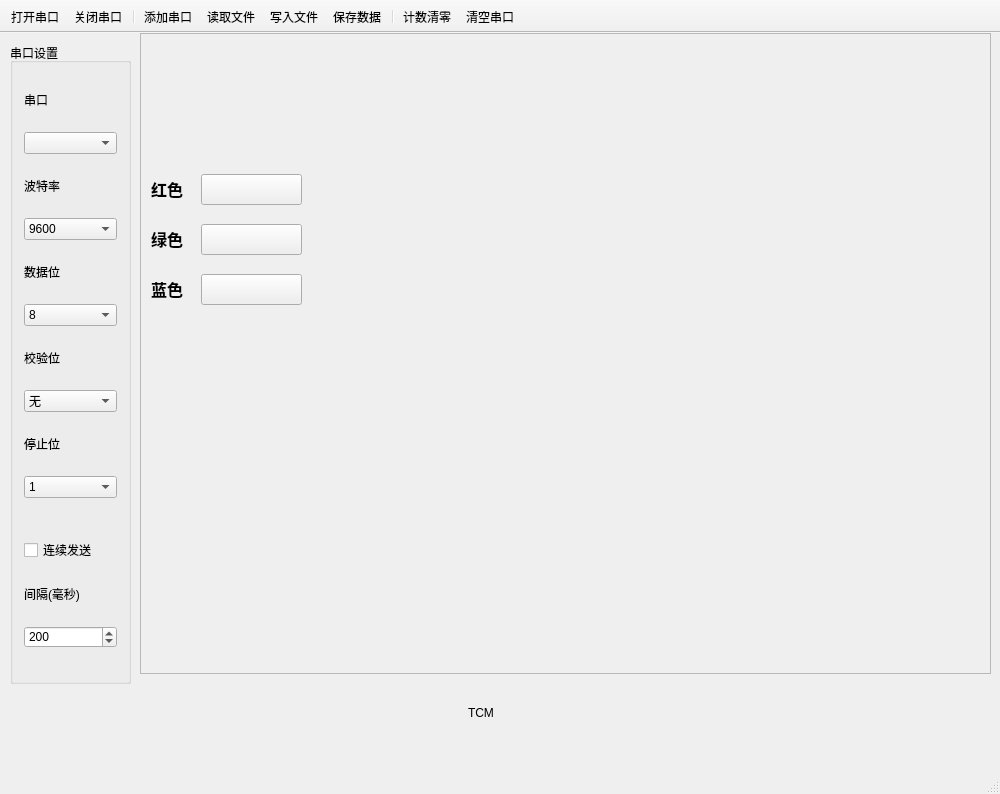
<?xml version="1.0" encoding="UTF-8"?>
<ui version="4.0">
 <class>MainWindow</class>
 <widget class="QMainWindow" name="MainWindow">
  <property name="enabled">
   <bool>true</bool>
  </property>
  <property name="geometry">
   <rect>
    <x>0</x>
    <y>0</y>
    <width>1000</width>
    <height>794</height>
   </rect>
  </property>
  <property name="minimumSize">
   <size>
    <width>820</width>
    <height>580</height>
   </size>
  </property>
  <property name="font">
   <font>
    <family>Times New Roman</family>
    <pointsize>9</pointsize>
   </font>
  </property>
  <property name="cursor">
   <cursorShape>PointingHandCursor</cursorShape>
  </property>
  <property name="contextMenuPolicy">
   <enum>Qt::NoContextMenu</enum>
  </property>
  <property name="windowTitle">
   <string>QCom串口调试助手 1.0</string>
  </property>
  <property name="styleSheet">
   <string notr="true">QDialog{background:rgb(229, 255, 239)}
QStatusBar{background:url(:/images/header.bmp)}
QPushButton{background:url(:/images/header.bmp)}
QLCDNumber{background:url(:/images/lcd.bmp)}








</string>
  </property>
  <property name="iconSize">
   <size>
    <width>16</width>
    <height>16</height>
   </size>
  </property>
  <property name="toolButtonStyle">
   <enum>Qt::ToolButtonTextBesideIcon</enum>
  </property>
  <property name="animated">
   <bool>true</bool>
  </property>
  <widget class="QWidget" name="centralWidget">
   <widget class="QStackedWidget" name="stackedWidget">
    <property name="geometry">
     <rect>
      <x>140</x>
      <y>0</y>
      <width>851</width>
      <height>641</height>
     </rect>
    </property>
    <property name="layoutDirection">
     <enum>Qt::LeftToRight</enum>
    </property>
    <property name="frameShape">
     <enum>QFrame::StyledPanel</enum>
    </property>
    <property name="currentIndex">
     <number>1</number>
    </property>
    <widget class="QWidget" name="ProPage">
     <property name="toolTipDuration">
      <number>1</number>
     </property>
     <widget class="QWidget" name="widget_2" native="true">
      <property name="geometry">
       <rect>
        <x>0</x>
        <y>0</y>
        <width>851</width>
        <height>641</height>
       </rect>
      </property>
      <widget class="QGroupBox" name="groupBox_2">
       <property name="geometry">
        <rect>
         <x>20</x>
         <y>10</y>
         <width>791</width>
         <height>511</height>
        </rect>
       </property>
       <property name="styleSheet">
        <string notr="true"/>
       </property>
       <property name="title">
        <string>接收数据</string>
       </property>
       <property name="flat">
        <bool>true</bool>
       </property>
       <widget class="QFrame" name="frame_3">
        <property name="geometry">
         <rect>
          <x>11</x>
          <y>27</y>
          <width>771</width>
          <height>51</height>
         </rect>
        </property>
        <property name="styleSheet">
         <string notr="true"/>
        </property>
        <property name="frameShape">
         <enum>QFrame::WinPanel</enum>
        </property>
        <property name="frameShadow">
         <enum>QFrame::Raised</enum>
        </property>
        <property name="lineWidth">
         <number>1</number>
        </property>
        <property name="midLineWidth">
         <number>0</number>
        </property>
        <layout class="QHBoxLayout" name="horizontalLayout">
         <item>
          <widget class="QRadioButton" name="ccradioButton">
           <property name="toolTip">
            <string>&lt;html&gt;&lt;head/&gt;&lt;body&gt;&lt;p&gt;以字符方式显示数据&lt;/p&gt;&lt;/body&gt;&lt;/html&gt;</string>
           </property>
           <property name="text">
            <string>字符形式显示</string>
           </property>
           <property name="checked">
            <bool>true</bool>
           </property>
          </widget>
         </item>
         <item>
          <widget class="QRadioButton" name="chradioButton">
           <property name="toolTip">
            <string>&lt;html&gt;&lt;head/&gt;&lt;body&gt;&lt;p&gt;以十六进制方式显示数据&lt;/p&gt;&lt;/body&gt;&lt;/html&gt;</string>
           </property>
           <property name="text">
            <string>十六进制形式显示</string>
           </property>
          </widget>
         </item>
         <item>
          <widget class="QLCDNumber" name="recvbyteslcdNumber">
           <property name="sizePolicy">
            <sizepolicy hsizetype="Preferred" vsizetype="Minimum">
             <horstretch>0</horstretch>
             <verstretch>0</verstretch>
            </sizepolicy>
           </property>
           <property name="toolTip">
            <string>已接收字节数</string>
           </property>
           <property name="styleSheet">
            <string notr="true"/>
           </property>
          </widget>
         </item>
         <item>
          <widget class="QPushButton" name="clearUpBtn">
           <property name="minimumSize">
            <size>
             <width>0</width>
             <height>23</height>
            </size>
           </property>
           <property name="maximumSize">
            <size>
             <width>100</width>
             <height>23</height>
            </size>
           </property>
           <property name="text">
            <string>清空显示</string>
           </property>
           <property name="icon">
            <iconset resource="images.qrc">
             <normaloff>:/images/edit-clear.png</normaloff>:/images/edit-clear.png</iconset>
           </property>
          </widget>
         </item>
        </layout>
       </widget>
       <widget class="QTextBrowser" name="textBrowser">
        <property name="geometry">
         <rect>
          <x>11</x>
          <y>83</y>
          <width>771</width>
          <height>421</height>
         </rect>
        </property>
       </widget>
       <widget class="QWidget" name="widget" native="true">
        <property name="geometry">
         <rect>
          <x>-20</x>
          <y>200</y>
          <width>851</width>
          <height>631</height>
         </rect>
        </property>
       </widget>
       <zorder>frame_3</zorder>
       <zorder>textBrowser</zorder>
       <zorder>stackedWidget_2</zorder>
       <zorder>stackedWidget_2</zorder>
       <zorder>stackedWidget_2</zorder>
       <zorder>stackedWidget_2</zorder>
       <zorder>widget</zorder>
       <zorder>widget</zorder>
      </widget>
      <widget class="QGroupBox" name="groupBox_4">
       <property name="geometry">
        <rect>
         <x>20</x>
         <y>520</y>
         <width>771</width>
         <height>131</height>
        </rect>
       </property>
       <property name="styleSheet">
        <string notr="true"/>
       </property>
       <property name="title">
        <string>发送数据</string>
       </property>
       <property name="flat">
        <bool>true</bool>
       </property>
       <layout class="QHBoxLayout" name="horizontalLayout_2">
        <item>
         <widget class="QCheckBox" name="sendAsHexcheckBox">
          <property name="toolTip">
           <string>&lt;html&gt;&lt;head/&gt;&lt;body&gt;&lt;p&gt;以十六进制方式发送数据（默认为字符方式）&lt;/p&gt;&lt;/body&gt;&lt;/html&gt;</string>
          </property>
          <property name="text">
           <string>十六进制发送</string>
          </property>
         </widget>
        </item>
        <item>
         <widget class="QLineEdit" name="sendMsgLineEdit">
          <property name="maxLength">
           <number>10000</number>
          </property>
          <property name="dragEnabled">
           <bool>false</bool>
          </property>
         </widget>
        </item>
        <item>
         <widget class="QPushButton" name="sendmsgBtn">
          <property name="minimumSize">
           <size>
            <width>0</width>
            <height>23</height>
           </size>
          </property>
          <property name="maximumSize">
           <size>
            <width>100</width>
            <height>23</height>
           </size>
          </property>
          <property name="text">
           <string>发送</string>
          </property>
          <property name="icon">
           <iconset resource="images.qrc">
            <normaloff>:/images/send.png</normaloff>:/images/send.png</iconset>
          </property>
          <property name="autoDefault">
           <bool>false</bool>
          </property>
          <property name="default">
           <bool>false</bool>
          </property>
         </widget>
        </item>
       </layout>
      </widget>
     </widget>
    </widget>
    <widget class="QWidget" name="MainWidget">
     <widget class="QPushButton" name="RED_pushButton">
      <property name="enabled">
       <bool>true</bool>
      </property>
      <property name="geometry">
       <rect>
        <x>60</x>
        <y>140</y>
        <width>101</width>
        <height>31</height>
       </rect>
      </property>
      <property name="palette">
       <palette>
        <active/>
        <inactive/>
        <disabled/>
       </palette>
      </property>
      <property name="acceptDrops">
       <bool>false</bool>
      </property>
      <property name="autoFillBackground">
       <bool>false</bool>
      </property>
      <property name="styleSheet">
       <string notr="true">
border-image: url(:/new/prefix1/images/color/RED.png);
</string>
      </property>
      <property name="text">
       <string/>
      </property>
      <property name="autoDefault">
       <bool>false</bool>
      </property>
      <property name="flat">
       <bool>false</bool>
      </property>
     </widget>
     <widget class="QLabel" name="label_7">
      <property name="geometry">
       <rect>
        <x>10</x>
        <y>140</y>
        <width>51</width>
        <height>31</height>
       </rect>
      </property>
      <property name="text">
       <string>&lt;html&gt;&lt;head/&gt;&lt;body&gt;&lt;p&gt;&lt;span style=&quot; font-size:12pt; font-weight:600;&quot;&gt;红色&lt;/span&gt;&lt;/p&gt;&lt;/body&gt;&lt;/html&gt;</string>
      </property>
     </widget>
     <widget class="QLabel" name="label_8">
      <property name="geometry">
       <rect>
        <x>10</x>
        <y>190</y>
        <width>51</width>
        <height>31</height>
       </rect>
      </property>
      <property name="text">
       <string>&lt;html&gt;&lt;head/&gt;&lt;body&gt;&lt;p&gt;&lt;span style=&quot; font-size:12pt; font-weight:600;&quot;&gt;绿色&lt;/span&gt;&lt;/p&gt;&lt;/body&gt;&lt;/html&gt;</string>
      </property>
     </widget>
     <widget class="QPushButton" name="RED_pushButton_2">
      <property name="enabled">
       <bool>true</bool>
      </property>
      <property name="geometry">
       <rect>
        <x>60</x>
        <y>190</y>
        <width>101</width>
        <height>31</height>
       </rect>
      </property>
      <property name="palette">
       <palette>
        <active/>
        <inactive/>
        <disabled/>
       </palette>
      </property>
      <property name="acceptDrops">
       <bool>false</bool>
      </property>
      <property name="autoFillBackground">
       <bool>false</bool>
      </property>
      <property name="styleSheet">
       <string notr="true">
border-image: url(:/new/prefix1/images/color/Green.png);
</string>
      </property>
      <property name="text">
       <string/>
      </property>
      <property name="autoDefault">
       <bool>false</bool>
      </property>
      <property name="flat">
       <bool>false</bool>
      </property>
     </widget>
     <widget class="QLabel" name="label_9">
      <property name="geometry">
       <rect>
        <x>10</x>
        <y>240</y>
        <width>51</width>
        <height>31</height>
       </rect>
      </property>
      <property name="text">
       <string>&lt;html&gt;&lt;head/&gt;&lt;body&gt;&lt;p&gt;&lt;span style=&quot; font-size:12pt; font-weight:600;&quot;&gt;蓝色&lt;/span&gt;&lt;/p&gt;&lt;/body&gt;&lt;/html&gt;</string>
      </property>
     </widget>
     <widget class="QPushButton" name="RED_pushButton_3">
      <property name="enabled">
       <bool>true</bool>
      </property>
      <property name="geometry">
       <rect>
        <x>60</x>
        <y>240</y>
        <width>101</width>
        <height>31</height>
       </rect>
      </property>
      <property name="palette">
       <palette>
        <active/>
        <inactive/>
        <disabled/>
       </palette>
      </property>
      <property name="acceptDrops">
       <bool>false</bool>
      </property>
      <property name="autoFillBackground">
       <bool>false</bool>
      </property>
      <property name="styleSheet">
       <string notr="true">
border-image: url(:/new/prefix1/images/color/Blue.png);
</string>
      </property>
      <property name="text">
       <string/>
      </property>
      <property name="autoDefault">
       <bool>false</bool>
      </property>
      <property name="flat">
       <bool>false</bool>
      </property>
     </widget>
    </widget>
   </widget>
   <widget class="QGroupBox" name="groupBox">
    <property name="geometry">
     <rect>
      <x>10</x>
      <y>10</y>
      <width>121</width>
      <height>641</height>
     </rect>
    </property>
    <property name="styleSheet">
     <string notr="true"/>
    </property>
    <property name="title">
     <string>串口设置</string>
    </property>
    <property name="flat">
     <bool>false</bool>
    </property>
    <layout class="QVBoxLayout" name="verticalLayout">
     <item>
      <widget class="QLabel" name="label">
       <property name="sizePolicy">
        <sizepolicy hsizetype="Preferred" vsizetype="Fixed">
         <horstretch>0</horstretch>
         <verstretch>0</verstretch>
        </sizepolicy>
       </property>
       <property name="text">
        <string>串口</string>
       </property>
      </widget>
     </item>
     <item>
      <widget class="QComboBox" name="portNameComboBox"/>
     </item>
     <item>
      <widget class="QLabel" name="label_2">
       <property name="sizePolicy">
        <sizepolicy hsizetype="Preferred" vsizetype="Fixed">
         <horstretch>0</horstretch>
         <verstretch>0</verstretch>
        </sizepolicy>
       </property>
       <property name="text">
        <string>波特率</string>
       </property>
      </widget>
     </item>
     <item>
      <widget class="QComboBox" name="baudRateComboBox">
       <property name="currentIndex">
        <number>12</number>
       </property>
       <item>
        <property name="text">
         <string>50</string>
        </property>
       </item>
       <item>
        <property name="text">
         <string>75</string>
        </property>
       </item>
       <item>
        <property name="text">
         <string>110</string>
        </property>
       </item>
       <item>
        <property name="text">
         <string>134</string>
        </property>
       </item>
       <item>
        <property name="text">
         <string>150</string>
        </property>
       </item>
       <item>
        <property name="text">
         <string>200</string>
        </property>
       </item>
       <item>
        <property name="text">
         <string>300</string>
        </property>
       </item>
       <item>
        <property name="text">
         <string>600</string>
        </property>
       </item>
       <item>
        <property name="text">
         <string>1200</string>
        </property>
       </item>
       <item>
        <property name="text">
         <string>1800</string>
        </property>
       </item>
       <item>
        <property name="text">
         <string>2400</string>
        </property>
       </item>
       <item>
        <property name="text">
         <string>4800</string>
        </property>
       </item>
       <item>
        <property name="text">
         <string>9600</string>
        </property>
       </item>
       <item>
        <property name="text">
         <string>14400</string>
        </property>
       </item>
       <item>
        <property name="text">
         <string>19200</string>
        </property>
       </item>
       <item>
        <property name="text">
         <string>38400</string>
        </property>
       </item>
       <item>
        <property name="text">
         <string>56000</string>
        </property>
       </item>
       <item>
        <property name="text">
         <string>57600</string>
        </property>
       </item>
       <item>
        <property name="text">
         <string>76800</string>
        </property>
       </item>
       <item>
        <property name="text">
         <string>115200</string>
        </property>
       </item>
       <item>
        <property name="text">
         <string>128000</string>
        </property>
       </item>
       <item>
        <property name="text">
         <string>256000</string>
        </property>
       </item>
      </widget>
     </item>
     <item>
      <widget class="QLabel" name="label_3">
       <property name="sizePolicy">
        <sizepolicy hsizetype="Preferred" vsizetype="Fixed">
         <horstretch>0</horstretch>
         <verstretch>0</verstretch>
        </sizepolicy>
       </property>
       <property name="text">
        <string>数据位</string>
       </property>
      </widget>
     </item>
     <item>
      <widget class="QComboBox" name="dataBitsComboBox">
       <property name="currentIndex">
        <number>3</number>
       </property>
       <item>
        <property name="text">
         <string>5</string>
        </property>
       </item>
       <item>
        <property name="text">
         <string>6</string>
        </property>
       </item>
       <item>
        <property name="text">
         <string>7</string>
        </property>
       </item>
       <item>
        <property name="text">
         <string>8</string>
        </property>
       </item>
      </widget>
     </item>
     <item>
      <widget class="QLabel" name="label_4">
       <property name="sizePolicy">
        <sizepolicy hsizetype="Preferred" vsizetype="Fixed">
         <horstretch>0</horstretch>
         <verstretch>0</verstretch>
        </sizepolicy>
       </property>
       <property name="text">
        <string>校验位</string>
       </property>
      </widget>
     </item>
     <item>
      <widget class="QComboBox" name="parityComboBox">
       <item>
        <property name="text">
         <string>无</string>
        </property>
       </item>
       <item>
        <property name="text">
         <string>奇</string>
        </property>
       </item>
       <item>
        <property name="text">
         <string>偶</string>
        </property>
       </item>
      </widget>
     </item>
     <item>
      <widget class="QLabel" name="label_5">
       <property name="sizePolicy">
        <sizepolicy hsizetype="Preferred" vsizetype="Fixed">
         <horstretch>0</horstretch>
         <verstretch>0</verstretch>
        </sizepolicy>
       </property>
       <property name="text">
        <string>停止位</string>
       </property>
      </widget>
     </item>
     <item>
      <widget class="QComboBox" name="stopBitsComboBox">
       <item>
        <property name="text">
         <string>1</string>
        </property>
       </item>
       <item>
        <property name="text">
         <string>1.5</string>
        </property>
       </item>
       <item>
        <property name="text">
         <string>2</string>
        </property>
       </item>
      </widget>
     </item>
     <item>
      <spacer name="verticalSpacer">
       <property name="orientation">
        <enum>Qt::Vertical</enum>
       </property>
       <property name="sizeType">
        <enum>QSizePolicy::Fixed</enum>
       </property>
       <property name="sizeHint" stdset="0">
        <size>
         <width>17</width>
         <height>17</height>
        </size>
       </property>
      </spacer>
     </item>
     <item>
      <widget class="QCheckBox" name="obocheckBox">
       <property name="text">
        <string>连续发送</string>
       </property>
      </widget>
     </item>
     <item>
      <widget class="QLabel" name="label_6">
       <property name="sizePolicy">
        <sizepolicy hsizetype="Preferred" vsizetype="Fixed">
         <horstretch>0</horstretch>
         <verstretch>0</verstretch>
        </sizepolicy>
       </property>
       <property name="text">
        <string>间隔(毫秒)</string>
       </property>
      </widget>
     </item>
     <item>
      <widget class="QSpinBox" name="delayspinBox">
       <property name="minimum">
        <number>10</number>
       </property>
       <property name="maximum">
        <number>5000</number>
       </property>
       <property name="value">
        <number>200</number>
       </property>
      </widget>
     </item>
    </layout>
    <zorder>label</zorder>
    <zorder>portNameComboBox</zorder>
    <zorder>label_2</zorder>
    <zorder>baudRateComboBox</zorder>
    <zorder>label_3</zorder>
    <zorder>dataBitsComboBox</zorder>
    <zorder>label_4</zorder>
    <zorder>parityComboBox</zorder>
    <zorder>label_5</zorder>
    <zorder>stopBitsComboBox</zorder>
    <zorder>obocheckBox</zorder>
    <zorder>label_6</zorder>
    <zorder>delayspinBox</zorder>
    <zorder>textBrowser</zorder>
    <zorder>verticalSpacer</zorder>
   </widget>
   <widget class="QWidget" name="">
    <property name="geometry">
     <rect>
      <x>0</x>
      <y>0</y>
      <width>2</width>
      <height>2</height>
     </rect>
    </property>
    <layout class="QHBoxLayout" name="horizontalLayout_5"/>
   </widget>
   <widget class="QWidget" name="">
    <property name="geometry">
     <rect>
      <x>0</x>
      <y>0</y>
      <width>2</width>
      <height>2</height>
     </rect>
    </property>
    <layout class="QHBoxLayout" name="horizontalLayout_4"/>
   </widget>
   <widget class="QWidget" name="">
    <property name="geometry">
     <rect>
      <x>20</x>
      <y>660</y>
      <width>921</width>
      <height>41</height>
     </rect>
    </property>
    <layout class="QHBoxLayout" name="horizontalLayout_3">
     <item>
      <spacer name="horizontalSpacer">
       <property name="orientation">
        <enum>Qt::Horizontal</enum>
       </property>
       <property name="sizeHint" stdset="0">
        <size>
         <width>255</width>
         <height>16</height>
        </size>
       </property>
      </spacer>
     </item>
     <item>
      <widget class="QLabel" name="qter">
       <property name="sizePolicy">
        <sizepolicy hsizetype="Preferred" vsizetype="Fixed">
         <horstretch>0</horstretch>
         <verstretch>0</verstretch>
        </sizepolicy>
       </property>
       <property name="toolTip">
        <string>欢迎访问我们的网站</string>
       </property>
       <property name="statusTip">
        <string>欢迎访问我们的网站</string>
       </property>
       <property name="text">
        <string>TCM</string>
       </property>
       <property name="openExternalLinks">
        <bool>true</bool>
       </property>
      </widget>
     </item>
     <item>
      <spacer name="horizontalSpacer_2">
       <property name="orientation">
        <enum>Qt::Horizontal</enum>
       </property>
       <property name="sizeHint" stdset="0">
        <size>
         <width>255</width>
         <height>16</height>
        </size>
       </property>
      </spacer>
     </item>
    </layout>
   </widget>
   <zorder>stackedWidget</zorder>
   <zorder>horizontalSpacer</zorder>
   <zorder>qter</zorder>
   <zorder>horizontalSpacer</zorder>
   <zorder>horizontalSpacer</zorder>
   <zorder>horizontalSpacer</zorder>
   <zorder>horizontalSpacer_2</zorder>
   <zorder>groupBox</zorder>
  </widget>
  <widget class="QStatusBar" name="statusBar"/>
  <widget class="QToolBar" name="mainToolBar">
   <property name="sizePolicy">
    <sizepolicy hsizetype="Preferred" vsizetype="Fixed">
     <horstretch>0</horstretch>
     <verstretch>0</verstretch>
    </sizepolicy>
   </property>
   <property name="minimumSize">
    <size>
     <width>0</width>
     <height>0</height>
    </size>
   </property>
   <property name="maximumSize">
    <size>
     <width>16777215</width>
     <height>55</height>
    </size>
   </property>
   <property name="font">
    <font>
     <pointsize>9</pointsize>
    </font>
   </property>
   <property name="cursor">
    <cursorShape>PointingHandCursor</cursorShape>
   </property>
   <property name="focusPolicy">
    <enum>Qt::StrongFocus</enum>
   </property>
   <property name="contextMenuPolicy">
    <enum>Qt::NoContextMenu</enum>
   </property>
   <property name="movable">
    <bool>false</bool>
   </property>
   <property name="allowedAreas">
    <set>Qt::NoToolBarArea</set>
   </property>
   <property name="iconSize">
    <size>
     <width>20</width>
     <height>20</height>
    </size>
   </property>
   <property name="floatable">
    <bool>true</bool>
   </property>
   <attribute name="toolBarArea">
    <enum>TopToolBarArea</enum>
   </attribute>
   <attribute name="toolBarBreak">
    <bool>false</bool>
   </attribute>
   <addaction name="actionOpen"/>
   <addaction name="actionClose"/>
   <addaction name="separator"/>
   <addaction name="actionAdd"/>
   <addaction name="actionLoadfile"/>
   <addaction name="actionWriteToFile"/>
   <addaction name="actionSave"/>
   <addaction name="separator"/>
   <addaction name="actionClearBytes"/>
   <addaction name="actionCleanPort"/>
  </widget>
  <action name="actionAdd">
   <property name="checkable">
    <bool>false</bool>
   </property>
   <property name="icon">
    <iconset resource="images.qrc">
     <normaloff>:/images/add.png</normaloff>:/images/add.png</iconset>
   </property>
   <property name="text">
    <string>添加串口</string>
   </property>
   <property name="toolTip">
    <string>添加串口设备文件</string>
   </property>
   <property name="statusTip">
    <string>添加串口设备文件</string>
   </property>
  </action>
  <action name="actionOpen">
   <property name="icon">
    <iconset resource="images.qrc">
     <normaloff>:/images/open.png</normaloff>:/images/open.png</iconset>
   </property>
   <property name="text">
    <string>打开串口</string>
   </property>
   <property name="statusTip">
    <string>打开串口</string>
   </property>
  </action>
  <action name="actionClose">
   <property name="icon">
    <iconset resource="images.qrc">
     <normaloff>:/images/stop.png</normaloff>:/images/stop.png</iconset>
   </property>
   <property name="text">
    <string>关闭串口</string>
   </property>
   <property name="statusTip">
    <string>关闭串口</string>
   </property>
  </action>
  <action name="actionExit">
   <property name="icon">
    <iconset resource="images.qrc">
     <normaloff>:/images/exit.png</normaloff>:/images/exit.png</iconset>
   </property>
   <property name="text">
    <string>退出程序</string>
   </property>
   <property name="statusTip">
    <string>退出程序</string>
   </property>
  </action>
  <action name="actionAbout">
   <property name="icon">
    <iconset resource="images.qrc">
     <normaloff>:/images/mesage.png</normaloff>:/images/mesage.png</iconset>
   </property>
   <property name="text">
    <string>关于Wincom</string>
   </property>
   <property name="statusTip">
    <string>关于Wincom</string>
   </property>
  </action>
  <action name="actionSave">
   <property name="icon">
    <iconset resource="images.qrc">
     <normaloff>:/images/save.png</normaloff>:/images/save.png</iconset>
   </property>
   <property name="text">
    <string>保存数据</string>
   </property>
   <property name="toolTip">
    <string>保存收发框内的数据</string>
   </property>
   <property name="statusTip">
    <string>保存收发框内的数据</string>
   </property>
  </action>
  <action name="actionClearBytes">
   <property name="icon">
    <iconset resource="images.qrc">
     <normaloff>:/images/clearbytes.png</normaloff>:/images/clearbytes.png</iconset>
   </property>
   <property name="text">
    <string>计数清零</string>
   </property>
   <property name="toolTip">
    <string>清零已收到的字节数</string>
   </property>
   <property name="statusTip">
    <string>清零已收到的字节数</string>
   </property>
  </action>
  <action name="actionLoadfile">
   <property name="icon">
    <iconset resource="images.qrc">
     <normaloff>:/images/loadfile.png</normaloff>:/images/loadfile.png</iconset>
   </property>
   <property name="text">
    <string>读取文件</string>
   </property>
   <property name="toolTip">
    <string>载入外部文件作为发送内容</string>
   </property>
   <property name="statusTip">
    <string>载入外部文件作为发送内容</string>
   </property>
  </action>
  <action name="actionCleanPort">
   <property name="icon">
    <iconset resource="images.qrc">
     <normaloff>:/images/cleanport.png</normaloff>:/images/cleanport.png</iconset>
   </property>
   <property name="text">
    <string>清空串口</string>
   </property>
   <property name="toolTip">
    <string>清空串口中I/O数据</string>
   </property>
   <property name="statusTip">
    <string>清空串口中I/O数据</string>
   </property>
  </action>
  <action name="actionWriteToFile">
   <property name="checkable">
    <bool>true</bool>
   </property>
   <property name="icon">
    <iconset resource="images.qrc">
     <normaloff>:/images/write2file.png</normaloff>:/images/write2file.png</iconset>
   </property>
   <property name="text">
    <string>写入文件</string>
   </property>
   <property name="toolTip">
    <string>将读取数据写入到文件</string>
   </property>
   <property name="statusTip">
    <string>将读取数据写入到文件</string>
   </property>
  </action>
  <action name="actionMainMenu">
   <property name="text">
    <string>GUI控制界面</string>
   </property>
  </action>
  <action name="actionProMenu">
   <property name="text">
    <string>调试界面</string>
   </property>
  </action>
 </widget>
 <layoutdefault spacing="6" margin="11"/>
 <resources>
  <include location="images.qrc"/>
 </resources>
 <connections/>
</ui>
